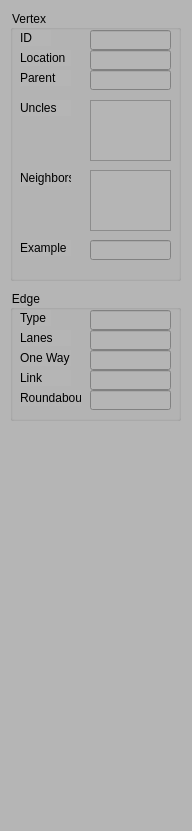
<?xml version="1.0" encoding="UTF-8"?>
<ui version="4.0">
  <class>PropertyWidget</class>
  <widget class="QDockWidget" name="PropertyWidget">
    <property name="geometry">
      <rect>
        <x>0</x>
        <y>0</y>
        <width>192</width>
        <height>831</height>
      </rect>
    </property>
    <property name="minimumSize">
      <size>
        <width>192</width>
        <height>240</height>
      </size>
    </property>
    <property name="styleSheet">
      <string notr="true">background-color: rgb(181, 181, 181);</string>
    </property>
    <widget class="QWidget" name="dockWidgetContents">
      <widget class="QGroupBox" name="groupBox">
        <property name="geometry">
          <rect>
            <x>10</x>
            <y>290</y>
            <width>171</width>
            <height>131</height>
          </rect>
        </property>
        <property name="title">
          <string>Edge</string>
        </property>
        <widget class="QLabel" name="label">
          <property name="geometry">
            <rect>
              <x>10</x>
              <y>20</y>
              <width>31</width>
              <height>16</height>
            </rect>
          </property>
          <property name="text">
            <string>Type</string>
          </property>
        </widget>
        <widget class="QLineEdit" name="lineEditEdgeType">
          <property name="geometry">
            <rect>
              <x>80</x>
              <y>20</y>
              <width>81</width>
              <height>20</height>
            </rect>
          </property>
        </widget>
        <widget class="QLabel" name="label_2">
          <property name="geometry">
            <rect>
              <x>10</x>
              <y>40</y>
              <width>51</width>
              <height>16</height>
            </rect>
          </property>
          <property name="text">
            <string>Lanes</string>
          </property>
        </widget>
        <widget class="QLineEdit" name="lineEditEdgeLanes">
          <property name="geometry">
            <rect>
              <x>80</x>
              <y>40</y>
              <width>81</width>
              <height>20</height>
            </rect>
          </property>
        </widget>
        <widget class="QLabel" name="label_3">
          <property name="geometry">
            <rect>
              <x>10</x>
              <y>60</y>
              <width>51</width>
              <height>16</height>
            </rect>
          </property>
          <property name="text">
            <string>One Way</string>
          </property>
        </widget>
        <widget class="QLineEdit" name="lineEditEdgeOneWay">
          <property name="geometry">
            <rect>
              <x>80</x>
              <y>60</y>
              <width>81</width>
              <height>20</height>
            </rect>
          </property>
        </widget>
        <widget class="QLineEdit" name="lineEditEdgeLink">
          <property name="geometry">
            <rect>
              <x>80</x>
              <y>80</y>
              <width>81</width>
              <height>20</height>
            </rect>
          </property>
        </widget>
        <widget class="QLabel" name="label_9">
          <property name="geometry">
            <rect>
              <x>10</x>
              <y>80</y>
              <width>51</width>
              <height>16</height>
            </rect>
          </property>
          <property name="text">
            <string>Link</string>
          </property>
        </widget>
        <widget class="QLabel" name="label_10">
          <property name="geometry">
            <rect>
              <x>10</x>
              <y>100</y>
              <width>61</width>
              <height>16</height>
            </rect>
          </property>
          <property name="text">
            <string>Roundabout</string>
          </property>
        </widget>
        <widget class="QLineEdit" name="lineEditEdgeRoundabout">
          <property name="geometry">
            <rect>
              <x>80</x>
              <y>100</y>
              <width>81</width>
              <height>20</height>
            </rect>
          </property>
        </widget>
      </widget>
      <widget class="QGroupBox" name="groupBox_5">
        <property name="geometry">
          <rect>
            <x>10</x>
            <y>10</y>
            <width>171</width>
            <height>271</height>
          </rect>
        </property>
        <property name="title">
          <string>Vertex</string>
        </property>
        <widget class="QLabel" name="label_6">
          <property name="geometry">
            <rect>
              <x>10</x>
              <y>20</y>
              <width>31</width>
              <height>16</height>
            </rect>
          </property>
          <property name="text">
            <string>ID</string>
          </property>
        </widget>
        <widget class="QLineEdit" name="lineEditVertexDesc">
          <property name="geometry">
            <rect>
              <x>80</x>
              <y>20</y>
              <width>81</width>
              <height>20</height>
            </rect>
          </property>
        </widget>
        <widget class="QLabel" name="label_7">
          <property name="geometry">
            <rect>
              <x>10</x>
              <y>40</y>
              <width>51</width>
              <height>16</height>
            </rect>
          </property>
          <property name="text">
            <string>Location</string>
          </property>
        </widget>
        <widget class="QLineEdit" name="lineEditVertexPos">
          <property name="geometry">
            <rect>
              <x>80</x>
              <y>40</y>
              <width>81</width>
              <height>20</height>
            </rect>
          </property>
        </widget>
        <widget class="QLabel" name="label_8">
          <property name="geometry">
            <rect>
              <x>10</x>
              <y>160</y>
              <width>51</width>
              <height>16</height>
            </rect>
          </property>
          <property name="text">
            <string>Neighbors</string>
          </property>
        </widget>
        <widget class="QTextEdit" name="textEditVertexNeighbors">
          <property name="geometry">
            <rect>
              <x>80</x>
              <y>160</y>
              <width>81</width>
              <height>61</height>
            </rect>
          </property>
        </widget>
        <widget class="QLabel" name="label_11">
          <property name="geometry">
            <rect>
              <x>10</x>
              <y>230</y>
              <width>51</width>
              <height>16</height>
            </rect>
          </property>
          <property name="text">
            <string>Example</string>
          </property>
        </widget>
        <widget class="QLineEdit" name="lineEditKernel">
          <property name="geometry">
            <rect>
              <x>80</x>
              <y>230</y>
              <width>81</width>
              <height>20</height>
            </rect>
          </property>
        </widget>
        <widget class="QLabel" name="label_12">
          <property name="geometry">
            <rect>
              <x>10</x>
              <y>60</y>
              <width>51</width>
              <height>16</height>
            </rect>
          </property>
          <property name="text">
            <string>Parent</string>
          </property>
        </widget>
        <widget class="QLabel" name="label_13">
          <property name="geometry">
            <rect>
              <x>10</x>
              <y>90</y>
              <width>51</width>
              <height>16</height>
            </rect>
          </property>
          <property name="text">
            <string>Uncles</string>
          </property>
        </widget>
        <widget class="QLineEdit" name="lineEditVertexParent">
          <property name="geometry">
            <rect>
              <x>80</x>
              <y>60</y>
              <width>81</width>
              <height>20</height>
            </rect>
          </property>
        </widget>
        <widget class="QTextEdit" name="textEditVertexUncles">
          <property name="geometry">
            <rect>
              <x>80</x>
              <y>90</y>
              <width>81</width>
              <height>61</height>
            </rect>
          </property>
        </widget>
      </widget>
    </widget>
  </widget>
  <resources/>
  <connections/>
</ui>
